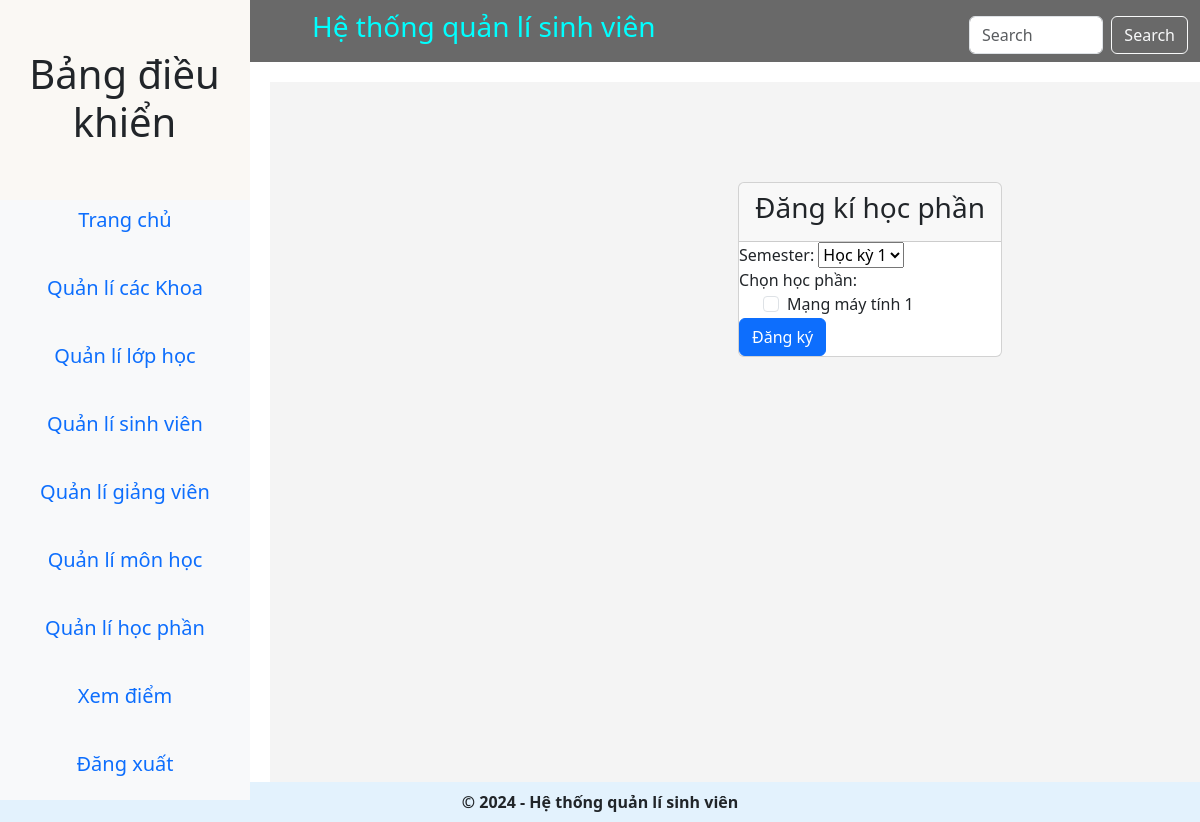
The page /register/1/ (signed in) on the database as committed earlier.
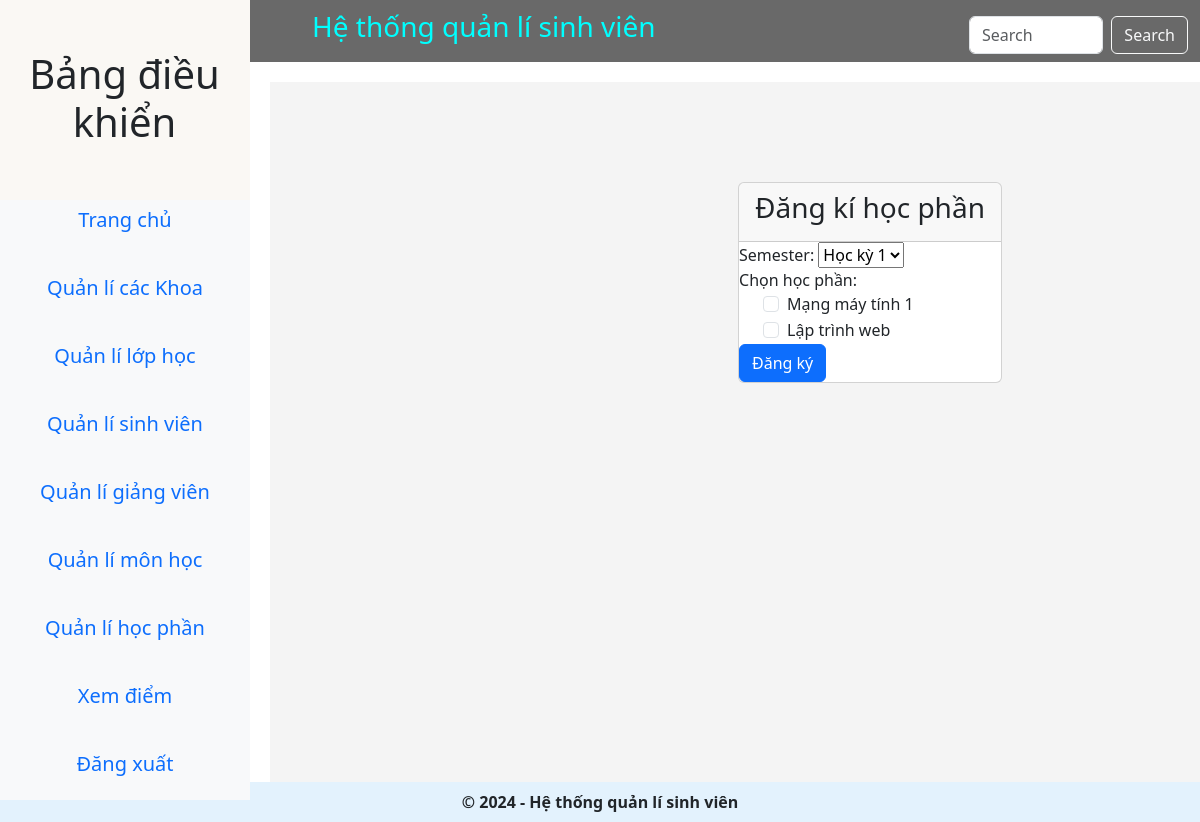
The same page on the database as committed later.
### main_app/models.py (models this page shows)
class Study_Section(models.Model):
    code = models.CharField(max_length=10, default="SEC001")
    name = models.CharField(max_length=50, default="Default Study Section")
    year = models.IntegerField(default=1)  # Năm học mặc định
    is_open = models.BooleanField(default=True, null= True, blank= True) # Trạng thái đăng ký
    subject = models.ForeignKey(Subject, on_delete=models.CASCADE, default=1)  # ID mặc định cho Subject
    def __str__(self) -> str:
        return self.name

### main_app/views.py (the view)
# urls.py: path('register/<int:student_id>/', views.register, name='register'),
def register(request, student_id):
    student = get_object_or_404(Student, id=student_id)
    if request.user.is_authenticated and hasattr(request.user, 'student'):
        student = request.user.student
    else:
        messages.error(request, "Bạn không có quyền truy cập.")
        return redirect('home')  # Hoặc redirect đến trang khác
    if request.method == 'POST':
        form = RegisterForm(request.POST)
        selected_sections = request.POST.getlist('study_sections')  # Lấy danh sách học phần đã chọn
        study_sections = Study_Section.objects.filter(id__in=selected_sections, is_open=True)  # Lọc học phần đang mở
        if not study_sections.exists():  # Nếu không có học phần mở
            messages.error(request, "Hiện không có học phần nào đang mở để đăng ký.")
            return redirect('register', student_id=student.id)
        if form.is_valid():
            existing_sections = Register.objects.filter(student=student, study_section__in=study_sections)
            if existing_sections.exists():
                messages.error(request, "Bạn đã đăng ký một số học phần này.")
                return redirect('register', student_id=student.id)
            register = Register(student=student, semester=form.cleaned_data['semester'])
            register.save()  # Lưu đăng ký trước
            register.study_section.set(study_sections)  # Gán các học phần đã chọn
            register.save()
            messages.success(request, "Đăng ký học phần thành công!")
            return redirect('view_register')
        else:
            messages.error(request, "Có lỗi trong form.")
    else:
        form = RegisterForm()
    sections = Study_Section.objects.filter(is_open=True)  # Lấy học phần đang mở
    return render(request, 'hod_templates/register.html', {'student': student, 'sections': sections, 'form': form, 'page_title': 'Đăng kí học phần'})

### main_app/forms.py
class RegisterForm(forms.ModelForm):
    study_sections = forms.ModelMultipleChoiceField(
        queryset=Study_Section.objects.filter(),
        widget=forms.CheckboxSelectMultiple(attrs={'class': 'form-check-input'}),  # Thêm class cho checkbox
        required=True,
        label="Chọn học phần"
    )
    class Meta:
        model = Register
        fields = ['study_sections', 'semester']

### main_app/templates/hod_templates/register.html (shortened to what this page needs)
{% extends "main_app/foot.html" %}
{% load static %}
{% block content %}
    <div class="container-fluid form-padding">
        <div class="row">
            <div class="d-flex justify-content-center" style="margin-top: 100px;">
                <div class="card card-dark">
                    <div class="card-header w-100 h-100">
                        <h3 class="card-title">{{ page_title }}</h3>
                    </div>
                    <form role="form" method="POST" enctype="multipart/form-data">
                        <div class="form-group">
                            {{ form.semester.label_tag }}
                            {{ form.semester }}
                        </div>
                        <div class="form-group">
                            {{ form.study_sections.label_tag }}
                            <div class="form-check">
                                {% for checkbox in form.study_sections %}
                                    <div class="form-check">
                                        {{ checkbox.tag }}
                                        <label class="form-check-label">{{ checkbox.choice_label }}</label>
                                    </div>
                                {% endfor %}
                            </div>
                        </div>
                        <button type="submit" class="btn btn-primary">Đăng ký</button>
                    </form>
                </div>
            </div>
        </div>
    </div>
{% endblock content %}

Rows that differ between the two databases and show on the page:
added Study_Section: choice_label "Lập trình web"
